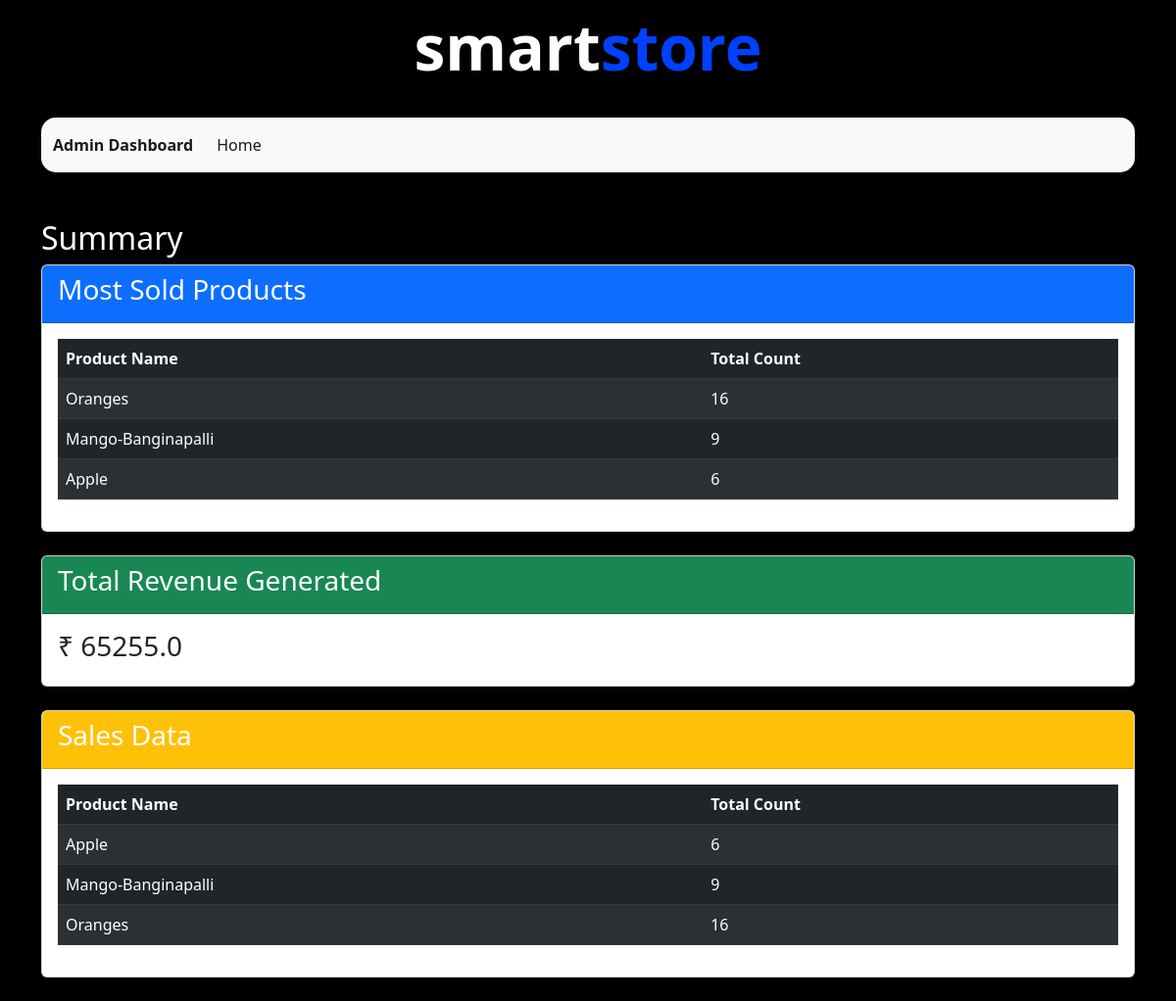
Page /summary on the committed database.
### applications/models.py (models this page shows)
class Product(db.Model):
    __tablename__ = 'products'
    id = db.Column(db.Integer, primary_key=True)
    name = db.Column(db.String(255), nullable=False)
    description = db.Column(db.String(1000), nullable=True)
    stock = db.Column(db.Integer, nullable=False)
    price = db.Column(db.Float, nullable=False)
    category_id = db.Column(db.Integer, db.ForeignKey('categories.id'), nullable=False)

### applications/controllers.py (the view)
@app.route('/summary')
def summary():
    top_products = db.session.query(Purchases.product_id, func.sum(Purchases.count).label('total_count')) \
        .group_by(Purchases.product_id) \
        .order_by(func.sum(Purchases.count).desc()) \
        .limit(5) \
        .all()
    top_products_info = []
    for product_id, total_count in top_products:
        product = Product.query.get(product_id)
        top_products_info.append({
            'name': product.name,
            'total_count': total_count
        })
    total_money = db.session.query(func.sum(Product.price * Purchases.count)).scalar()
    sales_data = db.session.query(Product.name, func.sum(Purchases.count).label('total_count')) \
        .join(Purchases, Product.id == Purchases.product_id) \
        .group_by(Product.name) \
        .all()
    return render_template('summary.html', top_products=top_products_info, total_money=total_money, sales_data=sales_data)

### templates/summary.html (shortened to what this page needs)
<!DOCTYPE html>
<html lang="en">
<head>
    <link href="https://cdn.jsdelivr.net/npm/bootstrap@5.2.3/dist/css/bootstrap.min.css" rel="stylesheet"
>
</head>
<body>
    <div class="container">
        <div class="smartstore-text mb-4">
            <span class="smartstore-text">smart<span class="store">store</span></span>
        </div>
        <nav class="navbar navbar-expand-lg bg-light">
            <div class="container-fluid">
                <a class="navbar-brand" href="#">Admin Dashboard</a>
                <div class="collapse navbar-collapse" id="navbarSupportedContent">
                    <ul class="navbar-nav me-auto mb-2 mb-lg-0">
                        <li class="nav-item">
                            <a class="nav-link active" aria-current="page" href="/">Home</a>
                        </li>
                    </ul>
                </div>
            </div>
        </nav>
    </div>
    <div class="container mt-5">
        <h2 class="white-text">Summary</h2>
        <div class="card mb-4">
            <div class="card-header bg-primary text-white">
                <h3 class="card-title">Most Sold Products</h3>
            </div>
            <div class="card-body">
                <table class="table table-dark table-striped">
                    <thead>
                        <tr>
                            <th scope="col">Product Name</th>
                            <th scope="col">Total Count</th>
                        </tr>
                    </thead>
                    <tbody>
                        {% for product in top_products %}
                            <tr>
                                <td>{{ product.name }}</td>
                                <td>{{ product.total_count }}</td>
                            </tr>
                        {% endfor %}
                    </tbody>
                </table>
            </div>
        </div>
        <div class="card mb-4">
            <div class="card-header bg-success text-white">
                <h3 class="card-title">Total Revenue Generated</h3>
            </div>
            <div class="card-body">
                <h3 class="text-dark">₹ {{ total_money }}</>
            </div>
        </div>
        <div class="card mb-4">
            <div class="card-header bg-warning text-white">
                <h3 class="card-title">Sales Data</h3>
            </div>
            <div class="card-body">
                <table class="table table-dark table-striped">
                    <thead>
                        <tr>
                            <th scope="col">Product Name</th>
                            <th scope="col">Total Count</th>
                        </tr>
                    </thead>
                    <tbody>
                        {% for sale in sales_data %}
                            <tr>
                                <td>{{ sale.name }}</td>
                                <td>{{ sale.total_count }}</td>
                            </tr>
                        {% endfor %}
                    </tbody>
                </table>
            </div>
        </div>
    </div>
</body>
</html>

### templates/summary.html (style rules this page uses)
body { background-color: black; }
.navbar { border-radius: 15px; background-color: rgba(0, 0, 0, 0.75); }
.navbar-brand { font-size: 1rem; font-weight: bold; }
.smartstore-text { color: white; font-size: 4rem; font-weight: bold; text-align: center; }
.smartstore-text span.store { color: #0040ff; }
.white-text { color: white; }

### rows in the picture
Product: name "Oranges", total_count "16"
Product: name "Mango-Banginapalli", total_count "9"
Product: name "Apple", total_count "6"

### other values in the picture
{{ total_money }} "65255.0"
{{ sale.name }} "Apple" "Mango-Banginapalli" "Oranges"
{{ sale.total_count }} "6" "9" "16"
